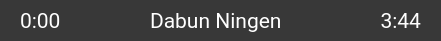
     <widget class="QFrame" name="frame_10">
      <property name="geometry">
       <rect>
        <x>20</x>
        <y>630</y>
        <width>441</width>
        <height>41</height>
       </rect>
      </property>
      <property name="minimumSize">
       <size>
        <width>441</width>
        <height>41</height>
       </size>
      </property>
      <property name="maximumSize">
       <size>
        <width>441</width>
        <height>41</height>
       </size>
      </property>
      <property name="styleSheet">
       <string notr="true">background-color: #383838;
border-radius: 20px;</string>
      </property>
      <property name="frameShape">
       <enum>QFrame::StyledPanel</enum>
      </property>
      <property name="frameShadow">
       <enum>QFrame::Raised</enum>
      </property>
      <widget class="QLabel" name="L_CurrentTime_10">
       <property name="geometry">
        <rect>
         <x>20</x>
         <y>0</y>
         <width>61</width>
         <height>41</height>
        </rect>
       </property>
       <property name="palette">
        <palette>
         <active>
          <colorrole role="WindowText">
           <brush brushstyle="SolidPattern">
            <color alpha="255">
             <red>255</red>
             <green>255</green>
             <blue>255</blue>
            </color>
           </brush>
          </colorrole>
          <colorrole role="Button">
           <brush brushstyle="SolidPattern">
            <color alpha="255">
             <red>56</red>
             <green>56</green>
             <blue>56</blue>
            </color>
           </brush>
          </colorrole>
          <colorrole role="Text">
           <brush brushstyle="SolidPattern">
            <color alpha="255">
             <red>255</red>
             <green>255</green>
             <blue>255</blue>
            </color>
           </brush>
          </colorrole>
          <colorrole role="ButtonText">
           <brush brushstyle="SolidPattern">
            <color alpha="255">
             <red>255</red>
             <green>255</green>
             <blue>255</blue>
            </color>
           </brush>
          </colorrole>
          <colorrole role="Base">
           <brush brushstyle="SolidPattern">
            <color alpha="255">
             <red>56</red>
             <green>56</green>
             <blue>56</blue>
            </color>
           </brush>
          </colorrole>
          <colorrole role="Window">
           <brush brushstyle="SolidPattern">
            <color alpha="255">
             <red>56</red>
             <green>56</green>
             <blue>56</blue>
            </color>
           </brush>
          </colorrole>
         </active>
         <inactive>
          <colorrole role="WindowText">
           <brush brushstyle="SolidPattern">
            <color alpha="255">
             <red>255</red>
             <green>255</green>
             <blue>255</blue>
            </color>
           </brush>
          </colorrole>
          <colorrole role="Button">
           <brush brushstyle="SolidPattern">
            <color alpha="255">
             <red>56</red>
             <green>56</green>
             <blue>56</blue>
            </color>
           </brush>
          </colorrole>
          <colorrole role="Text">
           <brush brushstyle="SolidPattern">
            <color alpha="255">
             <red>255</red>
             <green>255</green>
             <blue>255</blue>
            </color>
           </brush>
          </colorrole>
          <colorrole role="ButtonText">
           <brush brushstyle="SolidPattern">
            <color alpha="255">
             <red>255</red>
             <green>255</green>
             <blue>255</blue>
            </color>
           </brush>
          </colorrole>
          <colorrole role="Base">
           <brush brushstyle="SolidPattern">
            <color alpha="255">
             <red>56</red>
             <green>56</green>
             <blue>56</blue>
            </color>
           </brush>
          </colorrole>
          <colorrole role="Window">
           <brush brushstyle="SolidPattern">
            <color alpha="255">
             <red>56</red>
             <green>56</green>
             <blue>56</blue>
            </color>
           </brush>
          </colorrole>
         </inactive>
         <disabled>
          <colorrole role="WindowText">
           <brush brushstyle="SolidPattern">
            <color alpha="255">
             <red>255</red>
             <green>255</green>
             <blue>255</blue>
            </color>
           </brush>
          </colorrole>
          <colorrole role="Button">
           <brush brushstyle="SolidPattern">
            <color alpha="255">
             <red>56</red>
             <green>56</green>
             <blue>56</blue>
            </color>
           </brush>
          </colorrole>
          <colorrole role="Text">
           <brush brushstyle="SolidPattern">
            <color alpha="255">
             <red>255</red>
             <green>255</green>
             <blue>255</blue>
            </color>
           </brush>
          </colorrole>
          <colorrole role="ButtonText">
           <brush brushstyle="SolidPattern">
            <color alpha="255">
             <red>255</red>
             <green>255</green>
             <blue>255</blue>
            </color>
           </brush>
          </colorrole>
          <colorrole role="Base">
           <brush brushstyle="SolidPattern">
            <color alpha="255">
             <red>56</red>
             <green>56</green>
             <blue>56</blue>
            </color>
           </brush>
          </colorrole>
          <colorrole role="Window">
           <brush brushstyle="SolidPattern">
            <color alpha="255">
             <red>56</red>
             <green>56</green>
             <blue>56</blue>
            </color>
           </brush>
          </colorrole>
         </disabled>
        </palette>
       </property>
       <property name="font">
        <font>
         <family>Roboto</family>
         <pointsize>16</pointsize>
        </font>
       </property>
       <property name="styleSheet">
        <string notr="true">color: rgb(255, 255, 255);</string>
       </property>
       <property name="text">
        <string>0:00</string>
       </property>
       <property name="alignment">
        <set>Qt::AlignLeading|Qt::AlignLeft|Qt::AlignVCenter</set>
       </property>
      </widget>
      <widget class="QLabel" name="L_CurrentTime_11">
       <property name="geometry">
        <rect>
         <x>150</x>
         <y>0</y>
         <width>141</width>
         <height>41</height>
        </rect>
       </property>
       <property name="palette">
        <palette>
         <active>
          <colorrole role="WindowText">
           <brush brushstyle="SolidPattern">
            <color alpha="255">
             <red>255</red>
             <green>255</green>
             <blue>255</blue>
            </color>
           </brush>
          </colorrole>
          <colorrole role="Button">
           <brush brushstyle="SolidPattern">
            <color alpha="255">
             <red>56</red>
             <green>56</green>
             <blue>56</blue>
            </color>
           </brush>
          </colorrole>
          <colorrole role="Text">
           <brush brushstyle="SolidPattern">
            <color alpha="255">
             <red>255</red>
             <green>255</green>
             <blue>255</blue>
            </color>
           </brush>
          </colorrole>
          <colorrole role="ButtonText">
           <brush brushstyle="SolidPattern">
            <color alpha="255">
             <red>255</red>
             <green>255</green>
             <blue>255</blue>
            </color>
           </brush>
          </colorrole>
          <colorrole role="Base">
           <brush brushstyle="SolidPattern">
            <color alpha="255">
             <red>56</red>
             <green>56</green>
             <blue>56</blue>
            </color>
           </brush>
          </colorrole>
          <colorrole role="Window">
           <brush brushstyle="SolidPattern">
            <color alpha="255">
             <red>56</red>
             <green>56</green>
             <blue>56</blue>
            </color>
           </brush>
          </colorrole>
         </active>
         <inactive>
          <colorrole role="WindowText">
           <brush brushstyle="SolidPattern">
            <color alpha="255">
             <red>255</red>
             <green>255</green>
             <blue>255</blue>
            </color>
           </brush>
          </colorrole>
          <colorrole role="Button">
           <brush brushstyle="SolidPattern">
            <color alpha="255">
             <red>56</red>
             <green>56</green>
             <blue>56</blue>
            </color>
           </brush>
          </colorrole>
          <colorrole role="Text">
           <brush brushstyle="SolidPattern">
            <color alpha="255">
             <red>255</red>
             <green>255</green>
             <blue>255</blue>
            </color>
           </brush>
          </colorrole>
          <colorrole role="ButtonText">
           <brush brushstyle="SolidPattern">
            <color alpha="255">
             <red>255</red>
             <green>255</green>
             <blue>255</blue>
            </color>
           </brush>
          </colorrole>
          <colorrole role="Base">
           <brush brushstyle="SolidPattern">
            <color alpha="255">
             <red>56</red>
             <green>56</green>
             <blue>56</blue>
            </color>
           </brush>
          </colorrole>
          <colorrole role="Window">
           <brush brushstyle="SolidPattern">
            <color alpha="255">
             <red>56</red>
             <green>56</green>
             <blue>56</blue>
            </color>
           </brush>
          </colorrole>
         </inactive>
         <disabled>
          <colorrole role="WindowText">
           <brush brushstyle="SolidPattern">
            <color alpha="255">
             <red>255</red>
             <green>255</green>
             <blue>255</blue>
            </color>
           </brush>
          </colorrole>
          <colorrole role="Button">
           <brush brushstyle="SolidPattern">
            <color alpha="255">
             <red>56</red>
             <green>56</green>
             <blue>56</blue>
            </color>
           </brush>
          </colorrole>
          <colorrole role="Text">
           <brush brushstyle="SolidPattern">
            <color alpha="255">
             <red>255</red>
             <green>255</green>
             <blue>255</blue>
            </color>
           </brush>
          </colorrole>
          <colorrole role="ButtonText">
           <brush brushstyle="SolidPattern">
            <color alpha="255">
             <red>255</red>
             <green>255</green>
             <blue>255</blue>
            </color>
           </brush>
          </colorrole>
          <colorrole role="Base">
           <brush brushstyle="SolidPattern">
            <color alpha="255">
             <red>56</red>
             <green>56</green>
             <blue>56</blue>
            </color>
           </brush>
          </colorrole>
          <colorrole role="Window">
           <brush brushstyle="SolidPattern">
            <color alpha="255">
             <red>56</red>
             <green>56</green>
             <blue>56</blue>
            </color>
           </brush>
          </colorrole>
         </disabled>
        </palette>
       </property>
       <property name="font">
        <font>
         <family>Roboto</family>
         <pointsize>16</pointsize>
        </font>
       </property>
       <property name="styleSheet">
        <string notr="true">color: rgb(255, 255, 255);</string>
       </property>
       <property name="text">
        <string>Dabun Ningen</string>
       </property>
       <property name="alignment">
        <set>Qt::AlignLeading|Qt::AlignLeft|Qt::AlignVCenter</set>
       </property>
      </widget>
      <widget class="QLabel" name="L_CurrentTime_12">
       <property name="geometry">
        <rect>
         <x>360</x>
         <y>0</y>
         <width>61</width>
         <height>41</height>
        </rect>
       </property>
       <property name="palette">
        <palette>
         <active>
          <colorrole role="WindowText">
           <brush brushstyle="SolidPattern">
            <color alpha="255">
             <red>255</red>
             <green>255</green>
             <blue>255</blue>
            </color>
           </brush>
          </colorrole>
          <colorrole role="Button">
           <brush brushstyle="SolidPattern">
            <color alpha="255">
             <red>56</red>
             <green>56</green>
             <blue>56</blue>
            </color>
           </brush>
          </colorrole>
          <colorrole role="Text">
           <brush brushstyle="SolidPattern">
            <color alpha="255">
             <red>255</red>
             <green>255</green>
             <blue>255</blue>
            </color>
           </brush>
          </colorrole>
          <colorrole role="ButtonText">
           <brush brushstyle="SolidPattern">
            <color alpha="255">
             <red>255</red>
             <green>255</green>
             <blue>255</blue>
            </color>
           </brush>
          </colorrole>
          <colorrole role="Base">
           <brush brushstyle="SolidPattern">
            <color alpha="255">
             <red>56</red>
             <green>56</green>
             <blue>56</blue>
            </color>
           </brush>
          </colorrole>
          <colorrole role="Window">
           <brush brushstyle="SolidPattern">
            <color alpha="255">
             <red>56</red>
             <green>56</green>
             <blue>56</blue>
            </color>
           </brush>
          </colorrole>
         </active>
         <inactive>
          <colorrole role="WindowText">
           <brush brushstyle="SolidPattern">
            <color alpha="255">
             <red>255</red>
             <green>255</green>
             <blue>255</blue>
            </color>
           </brush>
          </colorrole>
          <colorrole role="Button">
           <brush brushstyle="SolidPattern">
            <color alpha="255">
             <red>56</red>
             <green>56</green>
             <blue>56</blue>
            </color>
           </brush>
          </colorrole>
          <colorrole role="Text">
           <brush brushstyle="SolidPattern">
            <color alpha="255">
             <red>255</red>
             <green>255</green>
             <blue>255</blue>
            </color>
           </brush>
          </colorrole>
          <colorrole role="ButtonText">
           <brush brushstyle="SolidPattern">
            <color alpha="255">
             <red>255</red>
             <green>255</green>
             <blue>255</blue>
            </color>
           </brush>
          </colorrole>
          <colorrole role="Base">
           <brush brushstyle="SolidPattern">
            <color alpha="255">
             <red>56</red>
             <green>56</green>
             <blue>56</blue>
            </color>
           </brush>
          </colorrole>
          <colorrole role="Window">
           <brush brushstyle="SolidPattern">
            <color alpha="255">
             <red>56</red>
             <green>56</green>
             <blue>56</blue>
            </color>
           </brush>
          </colorrole>
         </inactive>
         <disabled>
          <colorrole role="WindowText">
           <brush brushstyle="SolidPattern">
            <color alpha="255">
             <red>255</red>
             <green>255</green>
             <blue>255</blue>
            </color>
           </brush>
          </colorrole>
          <colorrole role="Button">
           <brush brushstyle="SolidPattern">
            <color alpha="255">
             <red>56</red>
             <green>56</green>
             <blue>56</blue>
            </color>
           </brush>
          </colorrole>
          <colorrole role="Text">
           <brush brushstyle="SolidPattern">
            <color alpha="255">
             <red>255</red>
             <green>255</green>
             <blue>255</blue>
            </color>
           </brush>
          </colorrole>
          <colorrole role="ButtonText">
           <brush brushstyle="SolidPattern">
            <color alpha="255">
             <red>255</red>
             <green>255</green>
             <blue>255</blue>
            </color>
           </brush>
          </colorrole>
          <colorrole role="Base">
           <brush brushstyle="SolidPattern">
            <color alpha="255">
             <red>56</red>
             <green>56</green>
             <blue>56</blue>
            </color>
           </brush>
          </colorrole>
          <colorrole role="Window">
           <brush brushstyle="SolidPattern">
            <color alpha="255">
             <red>56</red>
             <green>56</green>
             <blue>56</blue>
            </color>
           </brush>
          </colorrole>
         </disabled>
        </palette>
       </property>
       <property name="font">
        <font>
         <family>Roboto</family>
         <pointsize>16</pointsize>
        </font>
       </property>
       <property name="styleSheet">
        <string notr="true">color: rgb(255, 255, 255);</string>
       </property>
       <property name="text">
        <string>3:44</string>
       </property>
       <property name="alignment">
        <set>Qt::AlignRight|Qt::AlignTrailing|Qt::AlignVCenter</set>
       </property>
      </widget>
     </widget>
